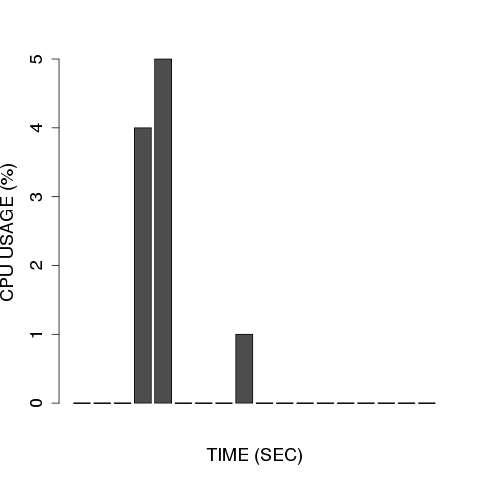

Reproduce this figure in R.
library(ggplot2)

require(devEMF)
emf('../log/idle/postcopy/src.c11node9.r1.emf')

#png("../log/idle/postcopy/src.c11node9.r1.emf")
#postscript("plot.eps")
#emf("plot.emf")

#cpus <- scan (pipe("awk '{print }' ../log/idle/postcopy/src.c11node9.r1.cpu"), skip=2)
#cpus <- read.table("../log/idle/postcopy/src.c11node9.r1.cpu", colClasses=3)

# header = TRUE ignores the first line, check.names = FALSE allows '+' in 'C++'
#benchmark <- read.table("../log/idle/postcopy/src.c11node9.r1.cpu", header = TRUE, row.names = "time", check.names = FALSE)
#benchmark <- read.table("../log/idle/postcopy/src.c11node9.r1.cpu", check.names = FALSE, comment.char = "#")
#benchmark <- read.table("../log/idle/postcopy/src.c11node9.r1.cpu", header = TRUE, check.names = FALSE, comment.char = "#")
#benchmark <- read.table("../log/idle/postcopy/src.c11node9.r1.cpu", check.names = FALSE)

#cpus <- read.table("../log/idle/postcopy/src.c11node9.r1.cpu", header = TRUE, row.name = "time")
cpus <- read.table("../log/idle/postcopy/src.c11node9.r1.cpu", skip=1)
#cpus <- scan("../log/idle/postcopy/src.c11node9.r1.cpu", skip=1)
#cpus <- read.csv("../log/idle/postcopy/src.c11node9.r1.cpu", sep=",", head=TRUE)
#print(cpus)
#names(cpus)

#stripchart(cpus)
#plot(cpus)
#hist(cpus)
#boxplot(cpus)

# 't()' is matrix tranposition, 'beside = TRUE' separates the benchmarks, 'heat' provides nice colors
#barplot(t(as.matrix(benchmark)), beside = TRUE, col = heat.colors(6))
#barplot((as.matrix(benchmark)), beside = TRUE, col = heat.colors(6), xlab = "TIME (SEC)", ylab = "CPU USAGE (%)")
#barplot(benchmark, beside = TRUE, xlab = "TIME (SEC)", ylab = "CPU USAGE (%)")
#barplot((as.matrix(benchmark)), col = heat.colors(6), xlab = "TIME (SEC)", ylab = "CPU USAGE (%)")
#barplot((as.matrix(benchmark)), xlab = "TIME (SEC)", ylab = "CPU USAGE (%)")

#barplot((as.matrix(cpus)), beside = TRUE, xlab = "TIME (SEC)", ylab = "CPU USAGE (%)")
barplot(t(as.matrix(cpus)), xlab = "TIME (SEC)", ylab = "CPU USAGE (%)")
#barplot(cpus, xlab = "TIME (SEC)", ylab = "CPU USAGE (%)")

# 'cex' stands for 'character expansion', 'bty' for 'box type' (we don't want borders)
#legend("topright", names(benchmark), cex = 0.9, bty = "n", fill = heat.colors(6))

